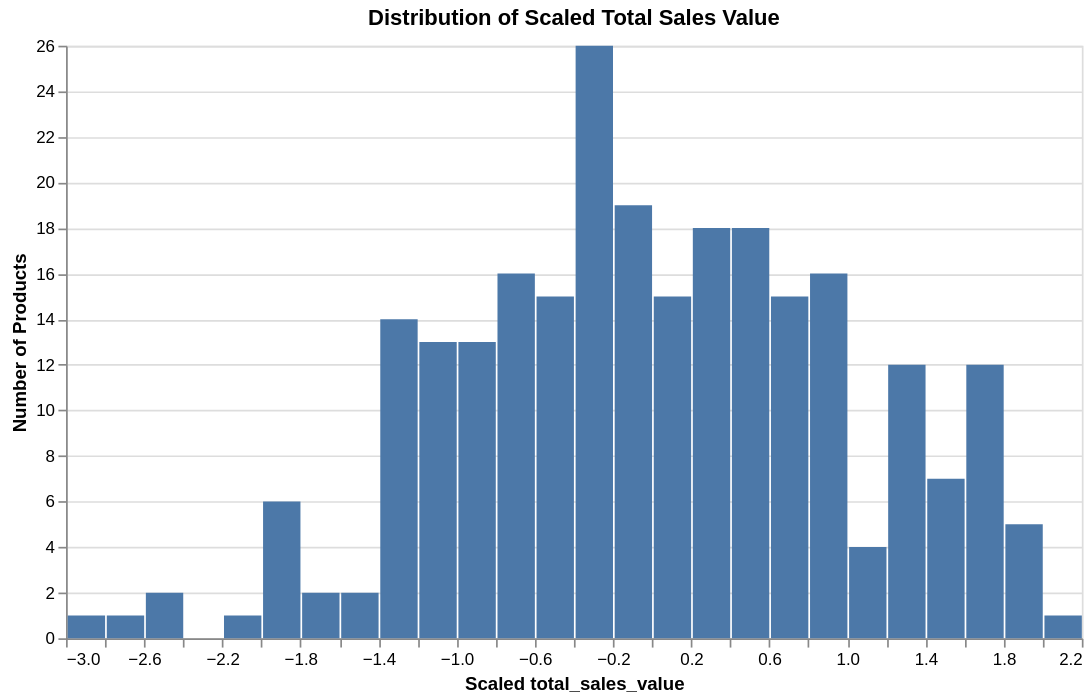

Notebook source saved alongside this figure:
### Code cell
alt.Chart(X_train).mark_bar().encode(
    x=alt.X(f"{feature_2_name}:Q", bin=alt.Bin(maxbins=30), title="Scaled total_sales_value"),
    y=alt.Y("count():Q", title="Number of Products"),
    tooltip=["count()"]
).properties(
    title="Distribution of Scaled Total Sales Value",
    width=600,
    height=350
)

### Figure 1 — Vega-Lite specification as saved in the notebook (floating-point values rounded to 4 significant figures; data arrays with more than 128 entries replaced by an {"elided": "..."} marker saying what was removed)
{"config": {"view": {"continuousWidth": 300, "continuousHeight": 300}}, "data": {"name": "data-411369efa7046476d60b0d18672aa8ef"}, "mark": {"type": "bar"}, "encoding": {"tooltip": [{"aggregate": "count", "type": "quantitative"}], "x": {"bin": {"maxbins": 30}, "field": "total_sales_value", "title": "Scaled total_sales_value", "type": "quantitative"}, "y": {"aggregate": "count", "title": "Number of Products", "type": "quantitative"}}, "height": 350, "title": "Distribution of Scaled Total Sales Value", "width": 600, "$schema": "https://vega.github.io/schema/vega-lite/v5.20.1.json", "datasets": {"data-411369efa7046476d60b0d18672aa8ef": {"elided": "254 records"}}}
